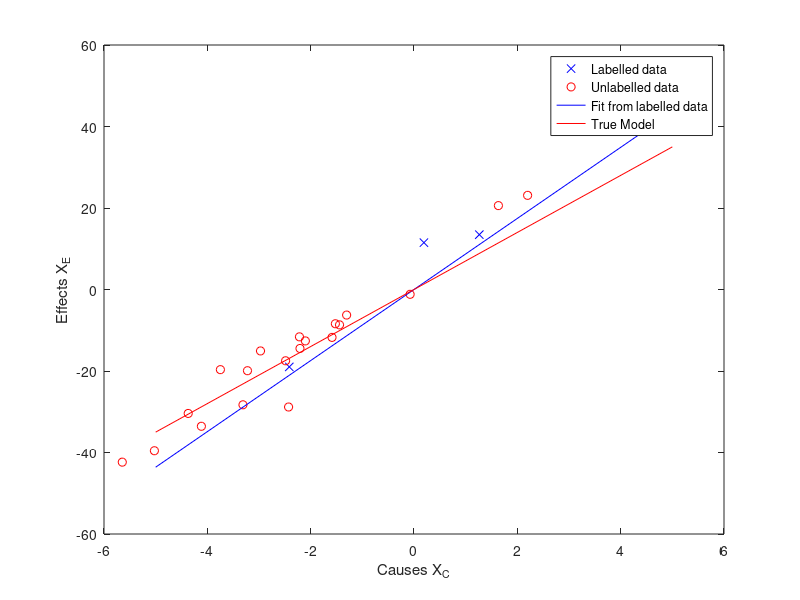

MATLAB code to generate this figure:
%% This script generates data for SSL with cause and effect features in the
%% general case, i.e. with the link C -> E allowed
close all;

%% First we consider the identifiable case with linear Gaussian structural 
%% equations with equal error variances

% first define the parameters
d_c = 1; %dim. of X_C
d_e = 1; %dim of X_E
n_l = 3; %no. of labelled data
n_u = 20; %no. of unlabelled data
sigma = 2; %error std. dev. (equal for all of X_C,Y,X_E)
a_CY = 2; %lin. coeff. vector from C to Y
a_CE = 3; %lin. coeff. vector from C to E
a_YE = 2; %lin. coeff. from Y to E

% generate labelled sample
C = sigma * randn(n_l, d_c); %draw C from N(0,sigma^2)
Y = a_CY * C + sigma * randn(n_l, 1); %draw Y from N(a_CY*C, sigma^2)
E = a_CE * C + a_YE * Y + sigma * randn(n_l, 1);

% regress Y on C
% C_1 = [C, ones(n_l,1)];
% b_Y1 = (C_1'*C_1)\C_1'*Y
b_CY = (C'*C)\C'*Y;

% regress E on Y and C
% CY_1 = [C, Y, ones(n_l,1)];
% b_E1 =(CY_1'*CY_1)\CY_1'*E
b_E = ([C,Y]'*[C,Y])\[C,Y]'*E;
b_CE = b_E(1);
b_YE = b_E(2);

% generate unlabelled sample
C_u = -3 + sigma * randn(n_u, d_c); %draw C from N(0,sigma^2)
Y_u = a_CY * C_u + sigma * randn(n_u, 1); %draw Y from N(a_CY*C, sigma^2)
E_u = a_CE * C_u + a_YE * Y_u + sigma * randn(n_u, 1);

%% plot fitted curve for C vs E
xvals = linspace(-5,5,3);
plot(C,E,'bx')
hold on
plot(C_u,E_u,'ro')
plot(xvals,(b_CE + b_CY * b_YE)*xvals,'b')
plot(xvals,(a_CE + a_CY * a_YE)*xvals,'r')
xlabel('Causes X_C')
ylabel('Effects X_E')
legend('Labelled data', 'Unlabelled data', 'Fit from labelled data', 'True Model')

